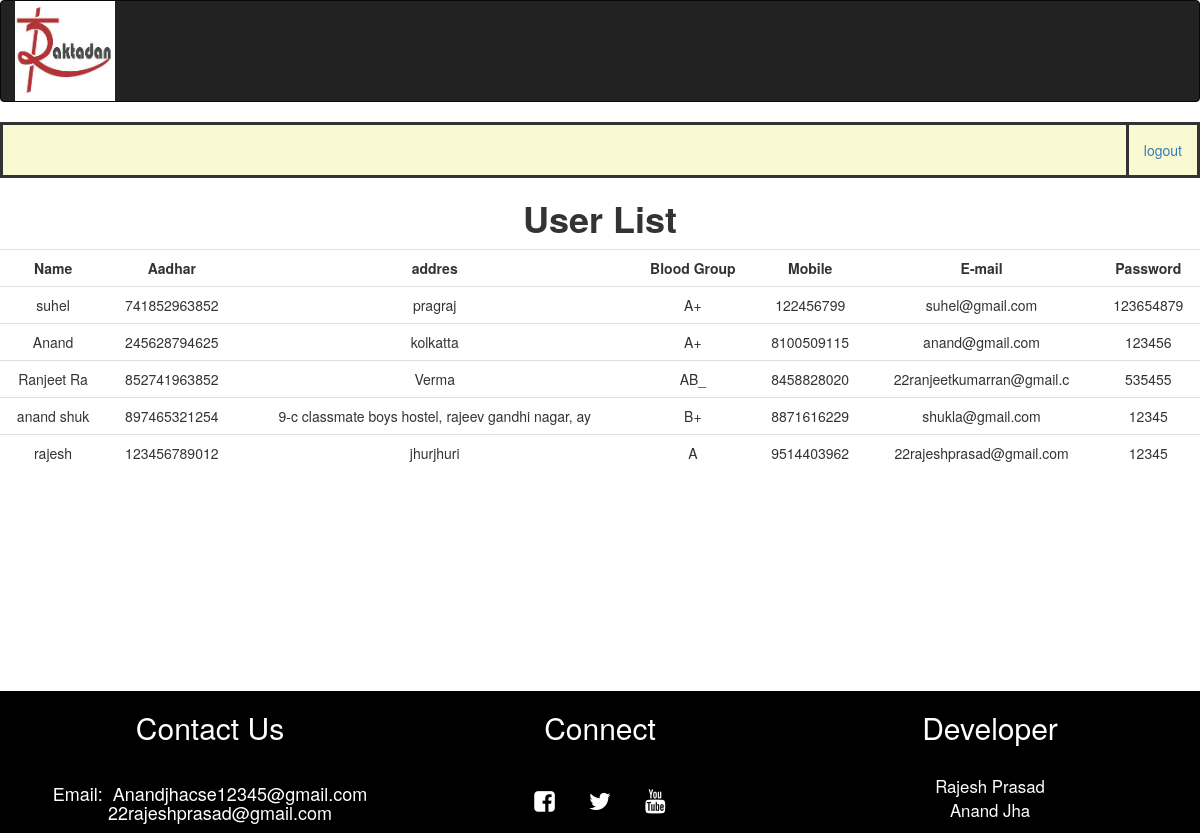
Page /frm_bloodlist.php (signed in) on the committed database.
### tables this page shows
CREATE TABLE `user` (
  `name` varchar(10) NOT NULL,
  `aadhar` varchar(12) NOT NULL,
  `address` varchar(50) NOT NULL,
  `bggroup` varchar(3) NOT NULL,
  `phone` varchar(10) NOT NULL,
  `email` varchar(25) NOT NULL,
  `password` varchar(10) NOT NULL
);

### frm_bloodlist.php (the view, shortened to what this page needs)
<?php
 include "connection.php";
 ?>
 <!DOCTYPE html>
<html>
    <head>
         <link rel="stylesheet" type="text/css" href="bootstrap/css/bootstrap.min.css">
  <link rel="stylesheet" href="https://maxcdn.bootstrapcdn.com/bootstrap/3.4.0/css/bootstrap.min.css">
    </head>
<body>
<nav class="navbar navbar-inverse">
    <div class="container">
        <div class="row">
        <div class="navbar-header">
          <a href="frm_admin_home.php">  <img src="img/rakta.jpg" alt="rakta" height="100" width="100"></a>
        </div>
        </div>
    </div>
</nav>
     <div class="container-fluid nav">
            <ul class="nav navbar-nav navbar-right">
                <li > <a align="center" href="logout.php"><font color:"white" >logout</font></a></li>
            </ul>
        </div>
<center>
 <h1><b> User List</b></h1></center>
 <div style="padding-bottom: 200px;" id="form">
 <center>
    <table class="table">
    <tr>
	   <td><center><b><font color:"blue">Name</font></b></center></td>
	   <td><center><b><font color:"blue">Aadhar</font></b></center></td>
	   <td><center><b><font color:"blue">addres</font></b></center></td>
	   <td><center><b><font color:"blue">Blood Group</font></b></center></td>
	   <td><center><b><font color:"blue">Mobile</font></b></center></td>
	   <td><center><b><font color:"blue">E-mail</font></b></center></td>
	   <td><center><b><font color:"blue">Password</font></b></center></td>
	</tr>
	<?php
 $query = "SELECT * FROM `user`  ";
    $result = mysqli_query($con, $query);
	if($result)
	{
	  while($row = mysqli_fetch_assoc($result))
	  {
	?>
	<tr>
	   <td><center><?php echo $row['name'];?></center></td>
	   <td><center><?php echo $row['aadhar'];?></center></td>
	   <td><center><?php echo $row['address'];?></center></td>
	   <td><center><?php echo $row['bggroup'];?></center></td>
	   <td><center><?php echo $row['phone'];?></center></td>
	   <td><center><?php echo $row['email'];?></center></td>
	   <td><center><?php echo $row['password'];?></center></td>
	</tr>
	<?php
	}}
	?>
 </table>
 </center>
 </div>
  <center>
<?php include'footer.php'
?>
 </body>
 </html>

### frm_bloodlist.php (style rules this page uses)
.nav { background-color: lightgoldenrodyellow; border-left: 3px solid; }
.container-fluid { border: 3px solid; }

### rows in the picture
user: name "suhel", aadhar "741852963852", address "pragraj", bggroup "A+", phone "122456799", email "suhel@gmail.com", password "123654879"
user: name "Anand", aadhar "245628794625", address "kolkatta", bggroup "A+", phone "8100509115", email "anand@gmail.com", password "123456"
user: name "Ranjeet Ra", aadhar "852741963852", address "Verma", bggroup "AB_", phone "8458828020", email "22ranjeetkumarran@gmail.c", password "535455"
user: name "anand shuk", aadhar "897465321254", address "9-c classmate boys hostel, rajeev gandhi nagar, ay", bggroup "B+", phone "8871616229", email "shukla@gmail.com", password "12345"
user: name "rajesh", aadhar "123456789012", address "jhurjhuri", bggroup "A", phone "9514403962", email "22rajeshprasad@gmail.com", password "12345"
